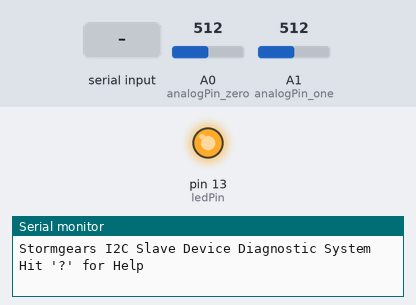
Bench run of a sketch on a simulated Arduino Uno, built with avr-gcc and run on an emulated ATmega328P. Parts: output pins drawn as LEDs (lit = HIGH), the last lines printed to the serial monitor. The inputs (shaded band) are chosen by the test bench; at power-on: A0 (analogPin_zero) = 512, A1 (analogPin_one) = 512.

Above: at 1.2 s.
1.3 s: "B" received over Serial
4.3 s: "?" received over Serial
At 5.7 s:
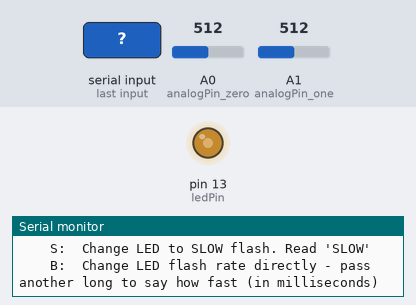
6.2 s: "90,45\n" received over Serial
At 6.9 s:
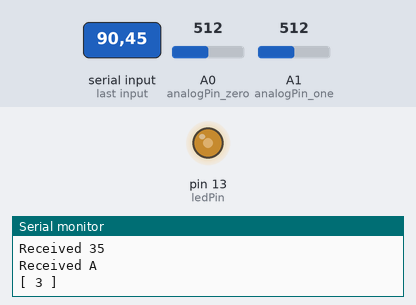
7.8 s: "C90\n" received over Serial
At 9.4 s:
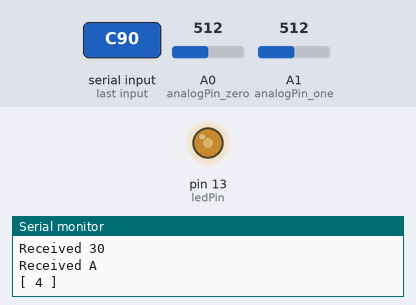
Timing chart, 0 to 10.3 s (numbered marks = the images above; inputs shaded):
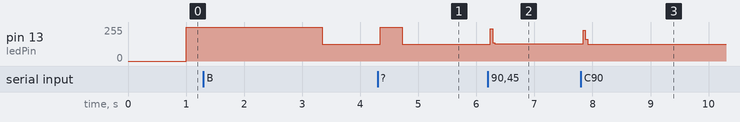

Measured:
- after the input at 4.3 s, pin 13 (ledPin): 127/255 → 255/255 at once, → 127/255 0.38 s later
- after the input at 6.2 s, pin 13 (ledPin): 127/255 → 128/255 at once
- after the input at 7.8 s, pin 13 (ledPin): 128/255 → 127/255 at once

The sketch:

StormNetLineIR.ino
```cpp
#include "StormNetCommon.h"

// TODO choose a unique address
const char I2C_ADDRESS = 11;    // each device needs its own 7 bit address

// Command modes
// const char MODE_X = 6;        // your mode here
// TODO: add more modes
const char MODE_COLOR = 6;

// blink control
const int ledPin =  13;             // the number of the LED pin
int ledState = LOW;                 // ledState used to set the LED
unsigned long currentMillis = 0;
unsigned long previousBlink = 0;

const unsigned long int i2cHeartbeatTimeout = 15000; // master must talk to slave within this number of milliseconds or LED will revert to fast pulse
volatile unsigned long previousI2C = 0;   // will store last time LED was updated

#define NUM_COLORS 3 // Red, Blue, Gray (Carpet) and White
byte lineSensorColors[NUM_COLORS] = {0,0,0}; // Order of this is R/B, W, G (Carpet)

short analogValues[2] ={0,0};
int analogPin_zero = A0;
int analogPin_one = A1;

void setup() {
  g_i2cAddress = I2C_ADDRESS;
  previousI2C = millis();           // start the timer now
  previousBlink = previousI2C;
  pinMode(ledPin, OUTPUT);          // set the digital pin as output
  Wire.begin(I2C_ADDRESS);          // join i2c bus
  Wire.onRequest(requestEvent);     // register event
  Wire.onReceive(receiveEvent);     // register event

  pinMode(analogPin_zero, INPUT);
  pinMode(analogPin_one, INPUT);

  // Apparently there isn't a way to tell whether the Serial usb is connected or not, but this should be harmless if not.
  // note that Serial resets when the usb cable is connected, so we can be sure that setup will be called at that time
  Serial.begin(9600);             // start serial port at 9600 bps and wait for port to open
  Serial.println();
  Serial.println("Stormgears I2C Slave Device Diagnostic System");
  Serial.println("Hit '?' for Help");
}

void loop() { //main user command loop
  // Flip to serial mode if there is anything to be read. Otherwise back to I2C mode
  if (Serial.available()) {
    g_talkMode = serialMode;
    Wire.onRequest(NULL);     // It is problematic to get wire interrupts during serial mode
    Wire.onReceive(NULL);
  }
  else {
    g_talkMode = I2CMode;
    Wire.onRequest(requestEvent);     // register event
    Wire.onReceive(receiveEvent);     // register event
  }

  //========== flash heartbeat (etc) LED =============
  currentMillis = millis();
  // the interrupts could change the value of g_blinkInterval which can mess with this logic
  noInterrupts();
    // Blink superfast if we haven't heard from the master in a while
    if ( (currentMillis - previousI2C) > i2cHeartbeatTimeout)  // stale
      g_blinkInterval = 100;
    else
      g_blinkInterval = g_blinkInterval==100 ? 1000 : g_blinkInterval;

    boolean flipNow = ( (currentMillis - previousBlink) >= g_blinkInterval);
  interrupts();

  if (flipNow) {
    previousBlink = currentMillis;    // save the last time you blinked the LED
    if (ledState == LOW) {            // if the LED is off turn it on and vice-versa
      ledState = HIGH;
    } else {
      ledState = LOW;
    }
    digitalWrite(ledPin, ledState);   // set the LED with the ledState of the variable
  }

  // Check for serial input.  Note that i2c input happens through interrupts, not here.
  if (g_talkMode == serialMode && Serial.available() > 0) { //diagnostic menu system starts here
    receiveEvent(5); // call the interrupt handler directly.  We may or may not read this many bytes
    requestEvent();
  }
  IRLoop();
}

void IRLoop() {
 noInterrupts();
   analogValues[0] = (short)analogRead(analogPin_zero);
   analogValues[1] = (short)analogRead(analogPin_one);
 interrupts();
}

// function that executes whenever data is requested by master
// this function is registered as an event, see setup()
// this function can also be called at other times (say via events coming through Serial)
void requestEvent() {
  previousI2C = currentMillis;      // reset the comm timeout clock
  switch(g_commandMode) {
// TODO - new modes
//    case MODE_X:
//      handleXRequest();
//      break;
     case MODE_COLOR:
      handleGetColorRequest();
      break;
     case MODE_HELP:
      handleHelpRequest();
      break;
    default:
      requestBuiltIn();
  }
}

//================================
void receiveEvent(int howMany) { // handles i2c write event from master
  char c;
  // reset the comm timeout clock
  previousI2C = currentMillis;

  if (howMany > 0) c = readByte();
  switch (c) {
// TODO - new modes
//    case 'X':
//      g_commandMode = MODE_X;
//      break;
    case 'C':
      g_commandMode = MODE_COLOR;
      break;
    case '?':
      g_commandMode = MODE_HELP;
      break;
    default:
      receiveBuiltIn(c);
  }

  while (readAvailable()) c=readByte(); // in case there is other stuff sent that needs to be collected - don't expect this
}

//================================
void handleHelpRequest() {
  if (g_talkMode == serialMode) {
    printBuiltInHelp();
    g_commandMode = MODE_IDLE;  // This only makes sense in serialMode
  }
  else // move on - nothing to see here
    handleDefaultRequest();
}

// TODO - write handlers - see StormNetCommon.h for examples
void handleGetColorRequest() {
  if(serialMode) {
    Serial.println("In serial mode!!");
  }
   Serial.print("SENSOR VALUE");
   Serial.println(analogValues[0]);
   Serial.println(analogValues[1]);

   writeShorts(analogValues, 2, g_talkMode);
}
```

StormNetCommon.h
```cpp
#include <Wire.h>
#include <Ethernet.h>

// Command modes
// You can add mode modes here, but please don't remove these
const char MODE_IDLE = -1;        // Only for serial loop
const char MODE_DEFAULT = 0;      // send back a cycle of numbers
const char MODE_HELP = 1;         // Serial only (!) Display help
const char MODE_SLOW = 2;         // blink the LED slow.  Request reply with word SLOW
const char MODE_FAST = 3;         // blink the LED fast.  Request reply with word FAST
const char MODE_PING = 4;         // send back the word PING on request
const char MODE_BLINK = 5;        // you tell me how fast to blink. Expects milliseconds as a long

char g_i2cAddress = 0;
volatile char g_commandMode = 0;
volatile unsigned int g_counter = 0;           // global counter for default handler
volatile long g_blinkInterval = 100;           // interval at which to blink (milliseconds)

EthernetClient g_ethernetClient;

// default to I2C
// this should flip to serialMode loop() if serial.available()
// that's the best way I can figure out how to tell if the usb is attached
enum wireMode {
  I2CMode,
  ethernetMode,
  serialMode
};

wireMode g_talkMode = I2CMode;

// To help with serial display
enum dataType {
  textType,
  rawType,
  byteType,
  shortType,
  longType,
  floatType,
  doubleType
};

// Um... only call in i2c master mode
void I2CScan() {
  byte error, address;
  int nDevices;

  Serial.println("Scanning...");

  nDevices = 0;
  for (address = 1; address < 127; address++ )
  {
    // The i2c_scanner uses the return value of
    // the Write.endTransmisstion to see if
    // a device did acknowledge to the address.
    Wire.beginTransmission(address);
    error = Wire.endTransmission();

    if (error == 0)
    {
      Serial.print("I2C device found at address 0x");
      if (address < 16)
        Serial.print("0");
      Serial.print(address, HEX);
      Serial.println("  !");

      nDevices++;
    }
    else if (error == 4)
    {
      Serial.print("Unknown error at address 0x");
      if (address < 16)
        Serial.print("0");
      Serial.println(address, HEX);
    }
  }
  if (nDevices == 0)
    Serial.println("No I2C devices found\n");
  else
    Serial.println("done\n");

  delay(1000);           // wait 5 seconds for next scan
}

void printBuiltInHelp() {
    Serial.println();
    Serial.println("===== Stormgears I2C Device Help =====");
    Serial.println("Pass arguments in [].  For example, B[100]");
    Serial.println("    ?:  Show this help (otherwise act like \\0)");
    Serial.println("   \\0:  (or anything unhandled) Read unsignned int counter");
    Serial.println("    P:  Ping - read I2C Address");
    Serial.println("    F:  Change LED to FAST flash. Read 'FAST'");
    Serial.println("    S:  Change LED to SLOW flash. Read 'SLOW'");
    Serial.println("    B:  Change LED flash rate directly - pass another long to say how fast (in milliseconds)");
}

// print friendly representation of data stream to serial port
// this is for debugging and display
void printData(byte* array, uint8_t array_size, dataType dType = rawType) {
  if (dType == textType) {
    Serial.println((char*)array);
  }
  else {
    Serial.print("[ ");
    for (int i = 0; i < array_size;) {
      switch (dType) {
        case shortType:
          Serial.print(*((short*)(array + i)));
          i+=sizeof(short);
          break;
        case longType:
          Serial.print(*((long*)(array + i)));
          i+=sizeof(long);
          break;
        case floatType:
          Serial.print(*((float*)(array + i)));
          i+=sizeof(float);
          break;
        case doubleType:
          Serial.print(*((double*)(array + i)));
          i+=sizeof(double);
          break;
        case rawType:
        case byteType:
        default:
          Serial.print(*(array + i));
          i+=sizeof(char);
          break;
      }
      if (i < array_size)
        Serial.print(" , ");
    }
    Serial.println(" ]");
  }
}

// Read data values from the serial port. This respects the pattern followed by printData() above -
// That is, it will read
// [ value, value, value ]
// into a buffer of three values. It tries to be forgiving of format difference.
// We'll use 0 for missing or otherwise invalid cases.
void scanData(byte* array, uint8_t array_size, dataType dType = rawType) {
  for (int i = 0; i < array_size;) {
    switch (dType) {
      case shortType:
        *((short*)(array + i)) = (short)Serial.parseInt();
        i+=sizeof(short);
        break;
      case longType:
        *((long*)(array + i)) = (long)Serial.parseInt();
        i+=sizeof(long);
        break;
      case floatType:
        *((float*)(array + i)) = (float)Serial.parseFloat();
        i+=sizeof(float);
        break;
      case doubleType:
        *((double*)(array + i)) = (double)Serial.parseFloat();
        i+=sizeof(double);
        break;
      case byteType:
        *((byte*)(array + i)) = (byte)Serial.parseInt();
        i+=sizeof(byte);
        break;
      case rawType:
      default:
        *((byte*)(array + i)) = (byte)Serial.read();
        i+=sizeof(char);
        break;
    }
  }
  // for good measure:
  Serial.print("read ");
  printData(array, array_size, dType);
  Serial.readString(); // take care of any straggling character. ']', etc.
}

// Helper to write to either the I2C Wire or Serial
void writeBytes(void* buffer, byte count, dataType dType = rawType, wireMode mode = I2CMode) {
  switch(mode) {
    case serialMode:
      printData( (byte*)buffer, count, dType );
      break;
    case ethernetMode:
      // TODO remove debugging
      printData( (byte*)buffer, count, dType );
      g_ethernetClient.write((byte*)buffer, count);
      break;
    default:
      Wire.write((byte*)buffer, count);
  }
}

// TODO Not sure what to do with this if both I2C and Serial are on
boolean readAvailable() {
  switch(g_talkMode) {
    case serialMode:
      return Serial.available();
      break;
    case ethernetMode:
      return g_ethernetClient.available();
      break;
    default:
      return Wire.available();
  }
}

// ultimately dealing with single byte reads.
// this could be optimized a bit, but this is pretty clear.
byte readByte() {
  byte c;
  switch(g_talkMode) {
    case serialMode:
      while (!Serial.available()) {;}  // wait for the character to show up
      c = Serial.read();
      Serial.print("Received ");
      Serial.println(c, HEX);
      return c;
      break;
    case ethernetMode:
      while (!g_ethernetClient.available()) {;}  // wait for the character to show up
      c = g_ethernetClient.read();
      // TODO remove debugging
      Serial.print("Received ");
      Serial.println(c, HEX);
      return c;
      break;
    default:
      c = (byte)Wire.read();
  }

  return c;
}

// Fill a buffer with "count" bytes read from the bus
void readBytes(byte* buffer, int count, dataType dType = rawType) {
  switch(g_talkMode) {
    case serialMode:
      scanData(buffer, count, dType);
      break;
    case ethernetMode: // fall through
    default:
      for (int i=0; i<count; i++)
        buffer[i] = readByte();
  }

}

// Fill a buffer with "count" shorts read from the bus
void readShorts(short* buffer, int count) {
  readBytes((byte*) buffer, count * sizeof(short), shortType);
}

// Fill a buffer with "count" shorts read from the bus
void writeShorts(short* buffer, int count, wireMode mode = I2CMode) {
  writeBytes((byte*) buffer, count * sizeof(short), shortType, mode);
}

// Fill a buffer with "count" longs read from the bus
void readLongs(long* buffer, int count) {
  readBytes((byte*) buffer, count * sizeof(long), longType);
}

// Fill a buffer with "count" longs read from the bus
void writeLongs(long* buffer, int count, wireMode mode = I2CMode) {
  writeBytes((byte*) buffer, count * sizeof(long), longType, mode);
}

// Fill a buffer with "count" floats read from the bus
void readFloats(float* buffer, int count) {
  readBytes((byte*) buffer, count * sizeof(float), floatType);
}

// Fill a buffer with "count" floats read from the bus
void writeFloats(float* buffer, int count, wireMode mode = I2CMode) {
  writeBytes((byte*) buffer, count * sizeof(float), floatType, mode);
}

// Fill a buffer with "count" doubles read from the bus
void readDouble(double* buffer, int count) {
  readBytes((byte*) buffer, count * sizeof(double), doubleType);
}

// Fill a buffer with "count" doubles read from the bus
void writeDoubles(double* buffer, int count, wireMode mode = I2CMode) {
  writeBytes((byte*) buffer, count * sizeof(double), doubleType, mode);
}

// Handlers
void handleDefaultRequest() {
  writeBytes((void*)&g_counter, sizeof(unsigned int), shortType, g_talkMode);
  g_counter++;
}

void handlePingRequest() {
  writeBytes((void*)&g_i2cAddress, 1, byteType, g_talkMode);
}

void handleSlowRequest() {
  g_blinkInterval = 1500;
  writeBytes((void*)"SLOW", 4, textType, g_talkMode);
}

void handleFastRequest() {
  g_blinkInterval = 250;
  writeBytes((void*)"FAST", 4, textType, g_talkMode);
}

void handleBlinkRequest() {
  writeBytes((void*)&g_blinkInterval, 4, longType, g_talkMode);
}

void handleBlinkReceive() {
  long interval;

  readLongs(&interval, 1);

  // just for status. Doesn't get sent back to master device
  switch (g_talkMode) {
    case serialMode:
      Serial.print("Interval now ");
      Serial.println(interval);
      break;
    case ethernetMode:
    default:
      break;
  }

  if (interval < 0)
    interval = 2000;
  g_blinkInterval = interval;
}

void receiveBuiltIn(char c) {
  switch(c) {
    case 'P':
      g_commandMode = MODE_PING;
      break;
    case 'S':
      g_commandMode = MODE_SLOW;
      break;
    case 'F':
      g_commandMode = MODE_FAST;
      break;
    case 'B':
      g_commandMode = MODE_BLINK;
      handleBlinkReceive();
      break;
    // TODO - recognize additional modes
    case '\0':
    default:
      g_commandMode = MODE_DEFAULT;
  }
}

void requestBuiltIn() {
  switch(g_commandMode) {
    case MODE_IDLE:
      break;
    case MODE_PING:
      handlePingRequest();
      break;
    case MODE_SLOW:
      handleSlowRequest();
      break;
    case MODE_FAST:
      handleFastRequest();
      break;
    case MODE_BLINK:
      handleBlinkRequest();
      break;
    // TODO - add mode handlers
    case MODE_DEFAULT:
    default:
      handleDefaultRequest();
  }
}
```
